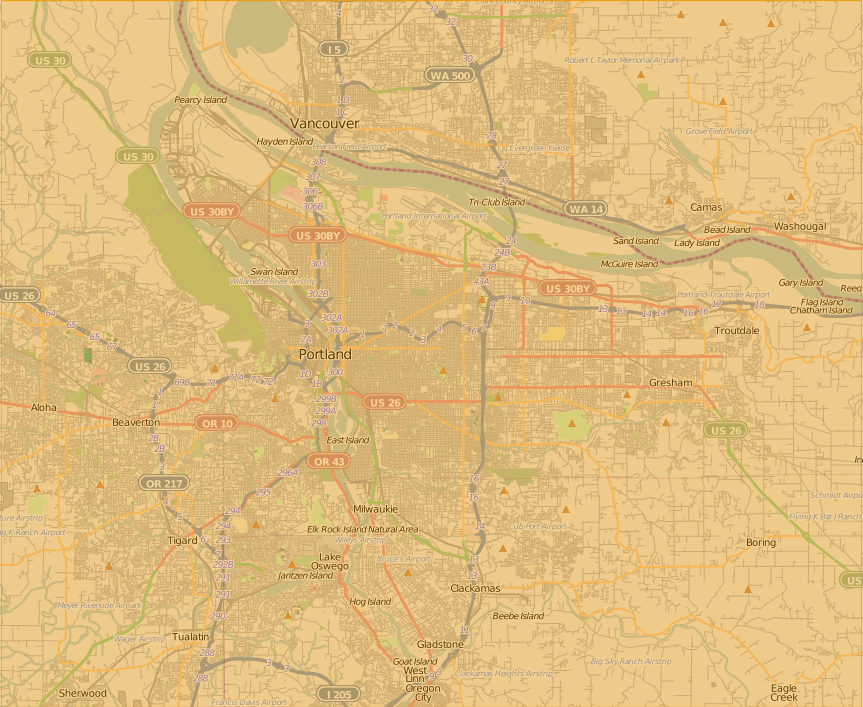
#> input picture mla/machinelearninginaction/Ch10/Portland.png, 863 x 707 px
$ python invertpic2.py mla/machinelearninginaction/Ch10/Portland.png
#> lines starting #> are read from the running program, lines starting #| are printed output that depends on the picture
#!/usr/bin/env python

import numpy as np
from PIL import Image
import sys

Image.fromarray(np.array(Image.open(sys.argv[1]))[:,::-1,:]).save(f"{sys.argv[1]}_changed.jpeg")
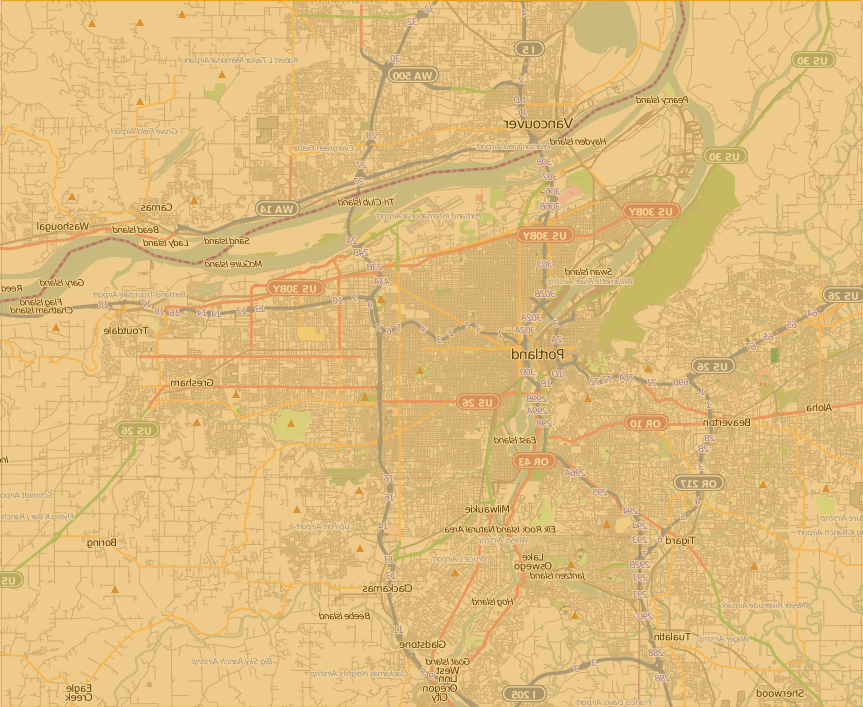
#> saved as Portland.png_changed.jpeg: PIL image 863x707 RGB; mean R, G, B 223.4, 189.3, 126.3
